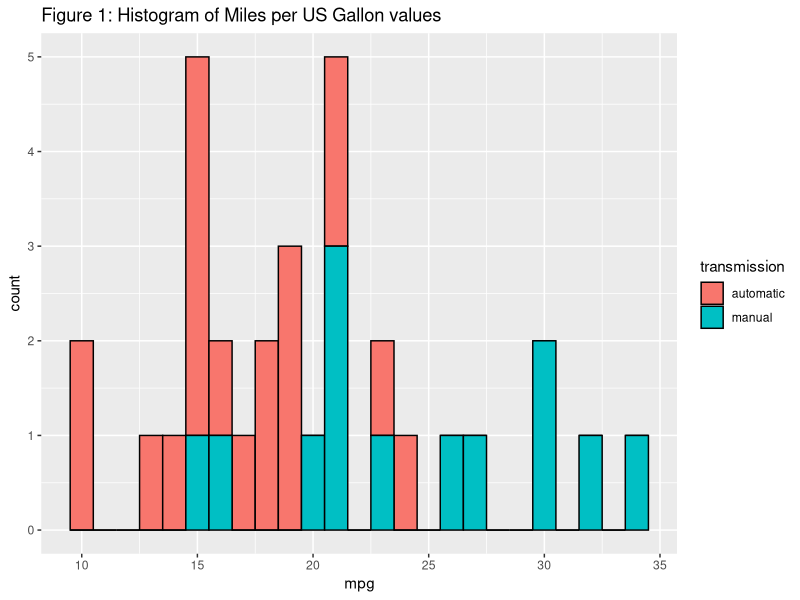
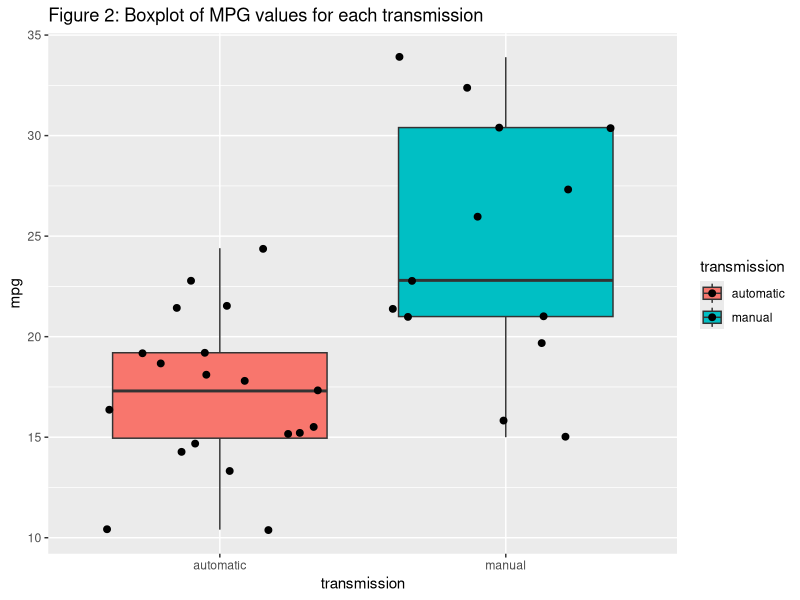

Recreate these plots in R, in order.
## ---- chunk 1
data(mtcars)
str(mtcars)
## ---- chunk 2
mtcars$transmission <- factor(mtcars$am, labels = c("automatic", "manual"))
## ---- chunk 3
library(ggplot2)
g1 <- ggplot(mtcars, aes(x=mpg, fill = transmission)) + 
  geom_histogram(binwidth = 1, col = "black") +
  ggtitle('Figure 1: Histogram of Miles per US Gallon values')
g2 <- ggplot(mtcars, aes(x=transmission, y=mpg, fill = transmission)) +
  geom_boxplot(adjust = 1) + geom_jitter(size = 2) +
  ggtitle('Figure 2: Boxplot of MPG values for each transmission')
## ---- chunk 4
g1
g2
